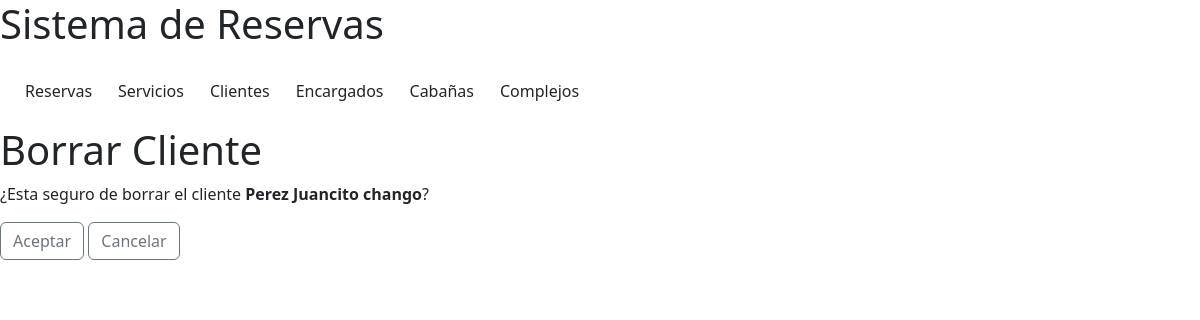
Before: /clientes/clienteBorrar/1/ with the older database file.
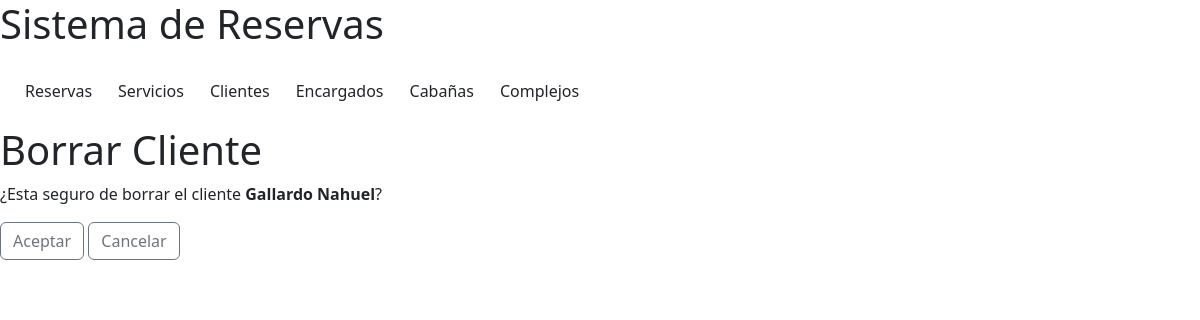
After: the same page with the newer database file.
### reservas/models.py (models this page shows, shortened)
class Cliente(models.Model):
    dni = models.IntegerField()
    apellido_nombre = models.CharField(max_length=100)
    telefono = models.CharField(max_length=30)
    email = models.CharField(max_length=50, default="user@gmail.com")
    pais = models.CharField(max_length=30, default="Argentina")
    provincia = models.CharField(max_length=30, default="Cordoba")
    localidad = models.CharField(max_length=30, default="Cordoba")

### reservas/views.py (the view)
# urls.py: path('clientes/clienteBorrar/<int:pk>/', views.borrar_cliente.as_view(), name='borrar_cliente'),
class borrar_cliente(DeleteView):
    model = Cliente
    template_name = 'conf_borrar_cliente.html'
    success_url = reverse_lazy('lista_clientes')

### reservas/templates/conf_borrar_cliente.html (shortened to what this page needs)
{% include 'navbar.html' %}
{% load static %}
{% block content %}
<div class="detalle">
    <h1>Borrar Cliente</h1>
    <p>¿Esta seguro de borrar el cliente <b>{{ cliente.apellido_nombre}}</b>?</p>
    <form method="post">
        <div class="button-conteiner">
            <button type="submit" class="btn btn-outline-secondary">Aceptar</button>
            <a type="submit" class="btn btn-outline-secondary" href="/clientes/">Cancelar</a>
        </div>
    </form>
</div>
{% endblock %}

Changed rows visible on the page:
changed Cliente: apellido_nombre "Perez Juancito chango" → "Gallardo Nahuel"
